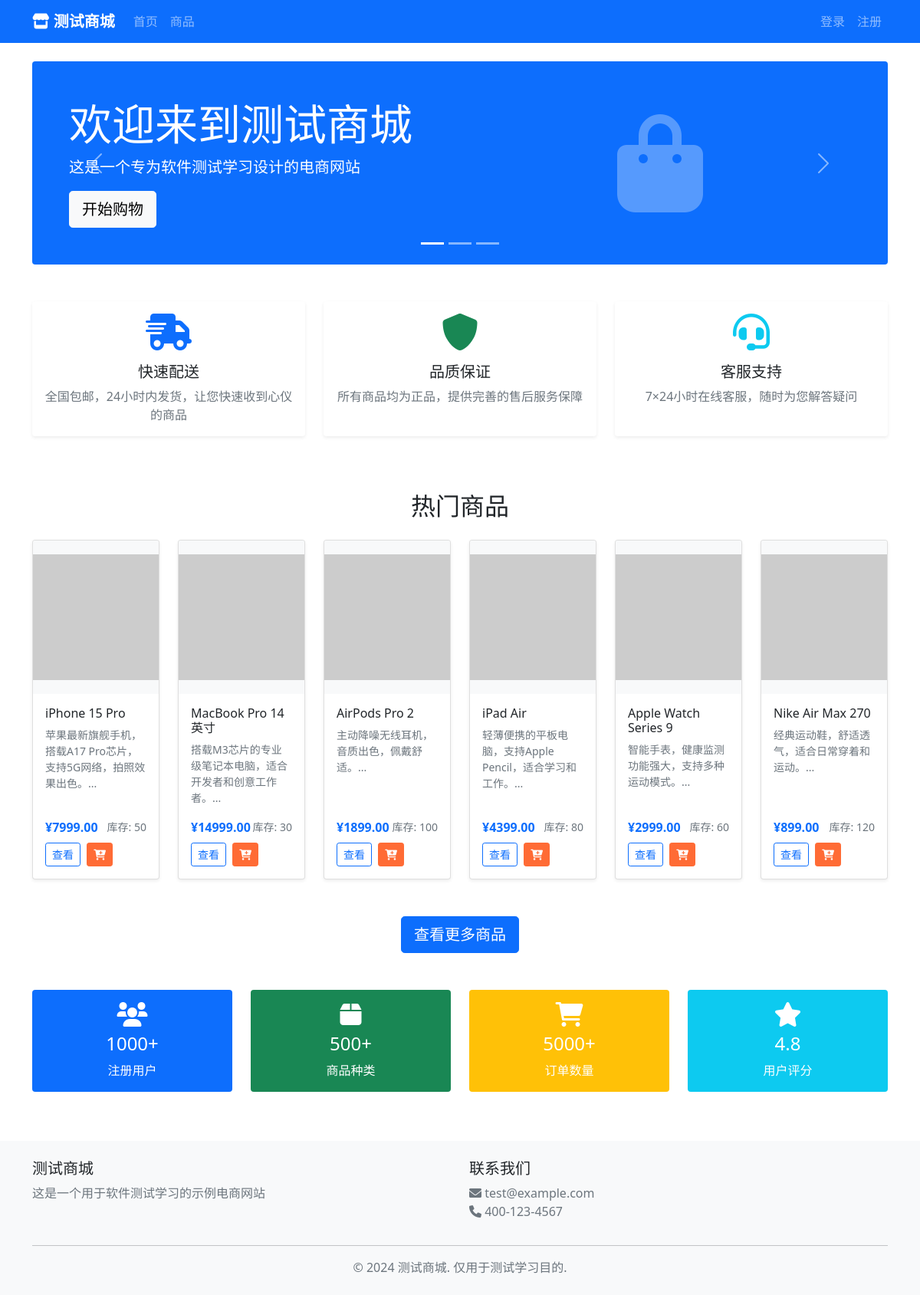
The page / on the database its author committed.
### app.py (models this page shows, shortened)
class Product(db.Model):
    id = db.Column(db.Integer, primary_key=True)
    name = db.Column(db.String(100), nullable=False)
    description = db.Column(db.Text)
    price = db.Column(db.Float, nullable=False)
    stock = db.Column(db.Integer, default=0)
    category = db.Column(db.String(50))
    image_url = db.Column(db.String(200))
    created_at = db.Column(db.DateTime, default=datetime.utcnow)

### app.py (the view)
@app.route('/')
def index():
    products = Product.query.limit(6).all()
    return render_template('index.html', products=products)

### templates/index.html (shortened to what this page needs)
{% extends "base.html" %}
{% block content %}
<div id="heroCarousel" class="carousel slide mb-5" data-bs-ride="carousel">
    <div class="carousel-indicators">
        <button type="button" data-bs-target="#heroCarousel" data-bs-slide-to="0" class="active"></button>
        <button type="button" data-bs-target="#heroCarousel" data-bs-slide-to="1"></button>
        <button type="button" data-bs-target="#heroCarousel" data-bs-slide-to="2"></button>
    </div>
    <div class="carousel-inner">
        <div class="carousel-item active">
            <div class="bg-primary text-white p-5 rounded">
                <div class="row align-items-center">
                    <div class="col-md-6">
                        <h1 class="display-4">欢迎来到测试商城</h1>
                        <p class="lead">这是一个专为软件测试学习设计的电商网站</p>
                        <a href="{{ url_for('products') }}" class="btn btn-light btn-lg">开始购物</a>
                    </div>
                    <div class="col-md-6 text-center">
                        <i class="fas fa-shopping-bag" style="font-size: 8rem; opacity: 0.3;"></i>
                    </div>
                </div>
            </div>
        </div>
    </div>
    <button class="carousel-control-prev" type="button" data-bs-target="#heroCarousel" data-bs-slide="prev">
        <span class="carousel-control-prev-icon"></span>
    </button>
    <button class="carousel-control-next" type="button" data-bs-target="#heroCarousel" data-bs-slide="next">
        <span class="carousel-control-next-icon"></span>
    </button>
</div>
<div class="row mb-5">
    <div class="col-md-4 text-center mb-4">
        <div class="card h-100 border-0 shadow-sm">
            <div class="card-body">
                <i class="fas fa-shipping-fast text-primary mb-3" style="font-size: 3rem;"></i>
                <h5 class="card-title">快速配送</h5>
                <p class="card-text text-muted">全国包邮，24小时内发货，让您快速收到心仪的商品</p>
            </div>
        </div>
    </div>
    <div class="col-md-4 text-center mb-4">
        <div class="card h-100 border-0 shadow-sm">
            <div class="card-body">
                <i class="fas fa-shield-alt text-success mb-3" style="font-size: 3rem;"></i>
                <h5 class="card-title">品质保证</h5>
                <p class="card-text text-muted">所有商品均为正品，提供完善的售后服务保障</p>
            </div>
        </div>
    </div>
    <div class="col-md-4 text-center mb-4">
        <div class="card h-100 border-0 shadow-sm">
            <div class="card-body">
                <i class="fas fa-headset text-info mb-3" style="font-size: 3rem;"></i>
                <h5 class="card-title">客服支持</h5>
                <p class="card-text text-muted">7×24小时在线客服，随时为您解答疑问</p>
            </div>
        </div>
    </div>
</div>
<div class="row mb-5">
    <div class="col-12">
        <h2 class="text-center mb-4">热门商品</h2>
        <div class="row">
            {% for product in products %}
            <div class="col-md-4 col-lg-2 mb-4">
                <div class="card product-card h-100 shadow-sm">
                    <div class="card-img-top bg-light d-flex align-items-center justify-content-center" style="height: 200px;">
                        {% if product.image_url %}
                            <img src="{{ product.image_url }}" alt="{{ product.name }}" class="img-fluid" style="max-height: 180px;">
                        {% else %}
                            <i class="fas fa-image text-muted" style="font-size: 3rem;"></i>
                        {% endif %}
                    </div>
                    <div class="card-body d-flex flex-column">
                        <h6 class="card-title">{{ product.name }}</h6>
                        <p class="card-text text-muted small flex-grow-1">{{ product.description[:50] }}...</p>
                        <div class="mt-auto">
                            <div class="d-flex justify-content-between align-items-center">
                                <span class="text-primary fw-bold">¥{{ "%.2f"|format(product.price) }}</span>
                                <small class="text-muted">库存: {{ product.stock }}</small>
                            </div>
                            <div class="mt-2">
                                <a href="{{ url_for('product_detail', product_id=product.id) }}" class="btn btn-outline-primary btn-sm me-1">查看</a>
                                {% if session.user_id %}
                                    <button onclick="addToCart({{ product.id }})" class="btn btn-cart btn-sm text-white">
                                        <i class="fas fa-cart-plus"></i>
                                    </button>
                                {% else %}
                                    <a href="{{ url_for('login') }}" class="btn btn-cart btn-sm text-white">
                                        <i class="fas fa-cart-plus"></i>
                                    </a>
                                {% endif %}
                            </div>
                        </div>
                    </div>
                </div>
            </div>
            {% endfor %}
        </div>
        <div class="text-center mt-4">
            <a href="{{ url_for('products') }}" class="btn btn-primary btn-lg">查看更多商品</a>
        </div>
    </div>
</div>
<div class="row text-center mb-5">
    <div class="col-md-3 mb-3">
        <div class="card border-0 bg-primary text-white">
            <div class="card-body">
                <i class="fas fa-users mb-2" style="font-size: 2rem;"></i>
                <h4 id="user-count">1000+</h4>
                <p class="mb-0">注册用户</p>
            </div>
        </div>
    </div>
    <div class="col-md-3 mb-3">
        <div class="card border-0 bg-success text-white">
            <div class="card-body">
                <i class="fas fa-box mb-2" style="font-size: 2rem;"></i>
                <h4 id="product-count">500+</h4>
                <p class="mb-0">商品种类</p>
            </div>
        </div>
    </div>
    <div class="col-md-3 mb-3">
        <div class="card border-0 bg-warning text-white">
            <div class="card-body">
                <i class="fas fa-shopping-cart mb-2" style="font-size: 2rem;"></i>
                <h4 id="order-count">5000+</h4>
                <p class="mb-0">订单数量</p>
            </div>
        </div>
    </div>
    <div class="col-md-3 mb-3">
        <div class="card border-0 bg-info text-white">
            <div class="card-body">
                <i class="fas fa-star mb-2" style="font-size: 2rem;"></i>
                <h4 id="rating">4.8</h4>
                <p class="mb-0">用户评分</p>
            </div>
        </div>
    </div>
</div>
{% endblock %}

### templates/base.html (shortened to what this page needs)
<!DOCTYPE html>
<html lang="zh-CN">
<head>
    <link href="https://cdn.jsdelivr.net/npm/bootstrap@5.1.3/dist/css/bootstrap.min.css" rel="stylesheet">
    <link href="https://cdnjs.cloudflare.com/ajax/libs/font-awesome/6.0.0/css/all.min.css" rel="stylesheet">
</head>
<body>
    <nav class="navbar navbar-expand-lg navbar-dark bg-primary">
        <div class="container">
            <a class="navbar-brand" href="{{ url_for('index') }}">
                <i class="fas fa-store"></i> 测试商城
            </a>
            <div class="collapse navbar-collapse" id="navbarNav">
                <ul class="navbar-nav me-auto">
                    <li class="nav-item">
                        <a class="nav-link" href="{{ url_for('index') }}">首页</a>
                    </li>
                    <li class="nav-item">
                        <a class="nav-link" href="{{ url_for('products') }}">商品</a>
                    </li>
                </ul>
                <ul class="navbar-nav">
                    {% if session.user_id %}
                        <li class="nav-item">
                            <a class="nav-link" href="{{ url_for('cart') }}">
                                <i class="fas fa-shopping-cart"></i> 购物车
                            </a>
                        </li>
                        <li class="nav-item dropdown">
                            <a class="nav-link dropdown-toggle" href="#" id="navbarDropdown" role="button" data-bs-toggle="dropdown">
                                <i class="fas fa-user"></i> {{ session.username }}
                            </a>
                            <ul class="dropdown-menu">
                                {% if session.is_admin %}
                                    <li><a class="dropdown-item" href="#">管理后台</a></li>
                                    <li><hr class="dropdown-divider"></li>
                                {% endif %}
                                <li><a class="dropdown-item" href="{{ url_for('logout') }}">退出登录</a></li>
                            </ul>
                        </li>
                    {% else %}
                        <li class="nav-item">
                            <a class="nav-link" href="{{ url_for('login') }}">登录</a>
                        </li>
                        <li class="nav-item">
                            <a class="nav-link" href="{{ url_for('register') }}">注册</a>
                        </li>
                    {% endif %}
                </ul>
            </div>
        </div>
    </nav>
    <main class="container mt-4">
        {% block content %}{% endblock %}
    </main>
    <footer class="footer mt-5 py-4">
        <div class="container">
            <div class="row">
                <div class="col-md-6">
                    <h5>测试商城</h5>
                    <p class="text-muted">这是一个用于软件测试学习的示例电商网站</p>
                </div>
                <div class="col-md-6">
                    <h5>联系我们</h5>
                    <p class="text-muted">
                        <i class="fas fa-envelope"></i> test@example.com<br>
                        <i class="fas fa-phone"></i> 400-123-4567
                    </p>
                </div>
            </div>
            <hr>
            <div class="row">
                <div class="col-12 text-center">
                    <p class="text-muted mb-0">&copy; 2024 测试商城. 仅用于测试学习目的.</p>
                </div>
            </div>
        </div>
    </footer>
</body>
</html>

### templates/base.html (style rules this page uses)
.navbar-brand { font-weight: bold; }
.product-card { transition: transform 0.2s; }
.footer { background-color: #f8f9fa; margin-top: 50px; }
.btn-cart { background-color: #ff6b35; border-color: #ff6b35; }

### rows shown on the page
Product: name "iPhone 15 Pro", description "苹果最新旗舰手机，搭载A17 Pro芯片，支持5G网络，拍照效果出色。", price "7999.00", stock "50"
Product: name "MacBook Pro 14英寸", description "搭载M3芯片的专业级笔记本电脑，适合开发者和创意工作者。", price "14999.00", stock "30"
Product: name "AirPods Pro 2", description "主动降噪无线耳机，音质出色，佩戴舒适。", price "1899.00", stock "100"
Product: name "iPad Air", description "轻薄便携的平板电脑，支持Apple Pencil，适合学习和工作。", price "4399.00", stock "80"
Product: name "Apple Watch Series 9", description "智能手表，健康监测功能强大，支持多种运动模式。", price "2999.00", stock "60"
Product: name "Nike Air Max 270", description "经典运动鞋，舒适透气，适合日常穿着和运动。", price "899.00", stock "120"
